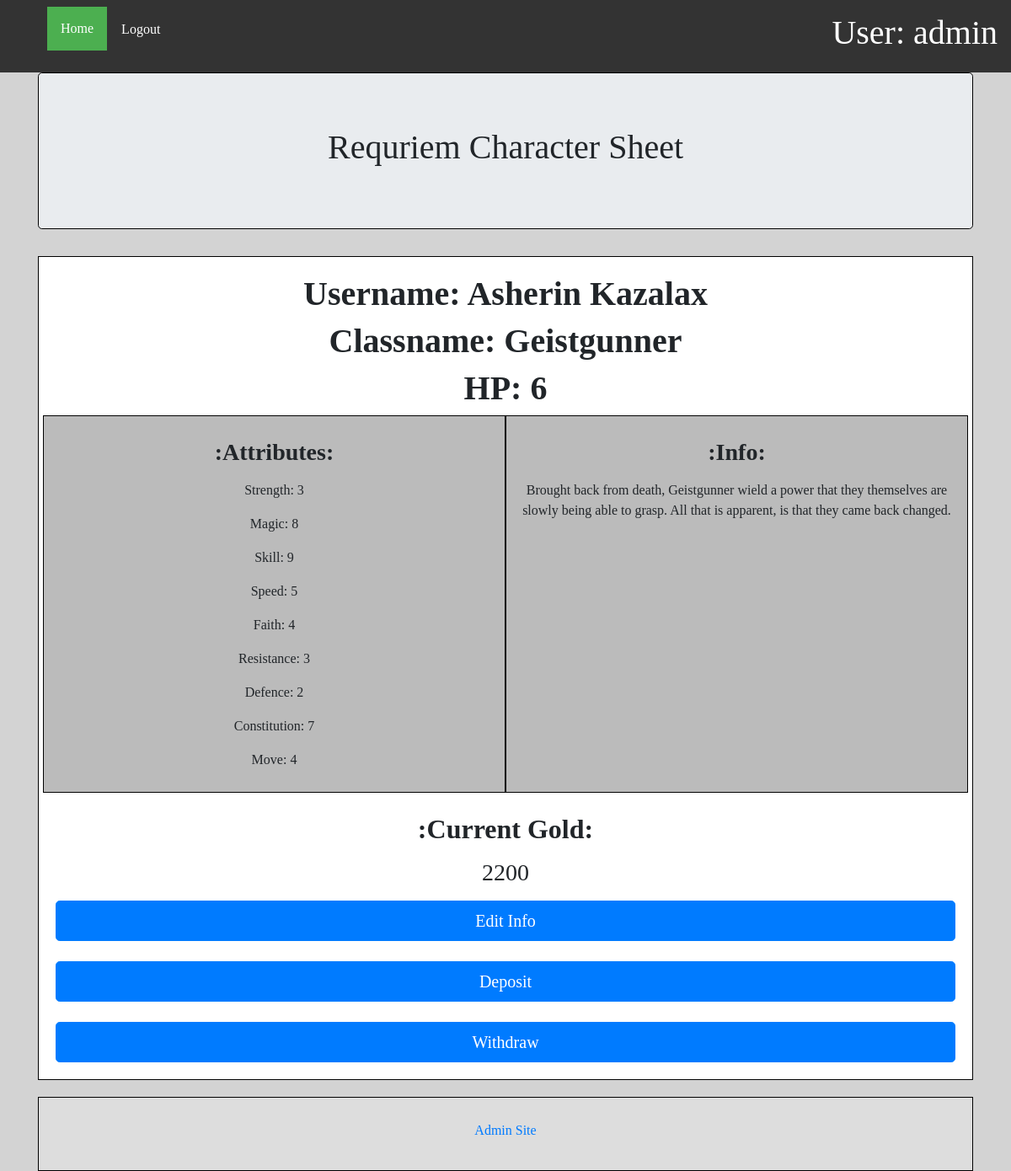
The page /post/26/ (signed in) on the database its author committed.
### StoryApp/models.py (models this page shows, shortened)
class PlayerCharacterModel(models.Model):
    full_name = models.CharField(max_length=50, null=True)
    current_gold = models.IntegerField(default=0,)
    username = models.ForeignKey(User, on_delete=models.SET_NULL, null=True, blank=True,)
    strength = models.IntegerField(default=0)
    magic = models.IntegerField(default=0)
    skill = models.IntegerField(default=0)
    speed = models.IntegerField(default=0)
    faith = models.IntegerField(default=0)
    resistance = models.IntegerField(default=0)
    defence = models.IntegerField(default=0)
    constitution = models.IntegerField(default=0)
    movement = models.IntegerField(default=0)
    classFK = models.ForeignKey(CharacterClassesModel, on_delete=models.SET_NULL, null=True, blank=True)

class CharacterClassesModel(models.Model):
    class_name = models.CharField(max_length=200,)
    hit_points = models.IntegerField(default=0)
    strength = models.IntegerField(default=0)
    magic = models.IntegerField(default=0)
    skill = models.IntegerField(default=0)
    speed = models.IntegerField(default=0)
    faith = models.IntegerField(default=0)
    resistance = models.IntegerField(default=0)
    defence = models.IntegerField(default=0)
    constitution = models.IntegerField(default=0)
    movement = models.IntegerField(default=0, null=True)
    description = models.TextField(max_length=1000,null=True)
    def __str__(self):
        return self.class_name

### StoryApp/views.py (the view)
# urls.py: path('post/<int:pk>/', views.post_detail, name='detail'),
@login_required
def post_detail(request, pk):
    post = get_object_or_404(PlayerCharacterModel, pk=pk)
    classInfo = post.classFK
    context = {'post': post, 'classInfo': classInfo}
    return render(request, 'StoryApp/detail.html', context)

### StoryApp/templates/StoryApp/detail.html (shortened to what this page needs)
{% extends 'StoryApp/base.html' %}
{% block maininfo %}
<div class="post">
    <h1><b>Username: {{ post.full_name }}</b></h1>
    <h1><b>Classname: {{ post.classFK }}</b></h1>
    <h1><b>HP: {{ post.classFK.hit_points }}</b></h1>
    <div class="row">
        <div class="column">
            <p><h3><b>:Attributes:</b></h3></p>
            <p>Strength: {{post.strength}}</p>
            <p>Magic: {{post.magic}}</p>
            <p>Skill: {{post.skill}}</p>
            <p>Speed: {{post.speed}}</p>
            <p>Faith: {{post.faith}}</p>
            <p>Resistance: {{post.resistance}}</p>
            <p>Defence: {{post.defence}}</p>
            <p>Constitution: {{post.constitution}}</p>
            <p>Move: {{post.movement}}</p>
        </div>
        <div class="column">
            <p><h3><b>:Info:</b></h3></p>
            <p>{{post.classFK.description}}</p>
        </div>
    </div>
    <br/>
    <div align="center">
    <div>
    <h2><b>:Current Gold:</b></h2>
        <p><h3>{{post.current_gold}}</h3></p>
    </div>
    </div>
</div>
<div align="center"><b>
    <a class="btn btn-primary btn-lg btn-block" href="">Edit Info</a>
    <br/>
    <a class="btn btn-primary btn-lg btn-block" href="">Deposit</a>
    <br/>
    <a class="btn btn-primary btn-lg btn-block" href="">Withdraw</a>
</b></div>
{% endblock %}
{% block navi %}
<li class="logout" align="right">
    <a href="{% url 'logout' %}" class="btn btn-link">Logout</a>
</li>
{% endblock %}
{% block footer %}
{% if user.is_authenticated %}
{% if user.username == 'admin' %}
<div align="center">
    <footer>
        <h5>
            <a href="{% url 'admin:index' %}" class="btn btn-link" target="_blank">Admin Site</a>
        </h5>
    </footer>
</div>
{% else %}
<h5> || A NightxGamer Website || </h5>
{% endif %}
{% endif %}
{% endblock %}

### StoryApp/templates/StoryApp/base.html (shortened to what this page needs)
{% load static %}
<html lang="en">
<head>
    <link rel="stylesheet" href="{% static 'StoryApp/css/StoryApp.css' %}">
    <link rel="stylesheet" href="{% static 'StoryApp/bootstrap/bootstrap.css' %}">
</head>
<body>
<div class="navbar">
    <ul>
        <li><a class="active" href="{% url 'userindex' %}">Home</a></li>
        {% block navi %}
        {% endblock %}
    </ul>
    <div class="userSignCheck">
        {% if user.is_authenticated %}
        <h1>User: {{ user.get_username }}</h1>
        {% else %}
        <h1>Not Logged IN</h1>
        {% endif %}
    </div>
</div>
<div class="container">
    <div class="jumbotron" align="center">
        <h1>Requriem Character Sheet</h1>
    </div>
    <div class="mainInfo" style="border: black thin solid" align="center">
        {% block maininfo %}
        {% endblock %}
    </div>
    <div class="footer" style="border: black thin solid">
        {% block footer %}
        {% endblock %}
    </div>
</div>
</body>
</html>

### StoryApp/static/StoryApp/css/StoryApp.css (style rules this page uses)
.jumbotron { border: black thin solid; }
.column { float: left; width: 50%; padding: 10px; background-color:#bbb; border: black thin solid; }
.row:after { content: ""; display: table; clear: both; }
.navbar { list-style-type: none; margin: 0; padding: 0; overflow: hidden; background-color: #333; }
.navbar li { list-style-type: none; float: left; }
.userSignCheck { color: white; }
.navbar li a { display: block; color: white; text-align: center; padding: 14px 16px; text-decoration: none; }
.mainInfo { background-color: white; padding: 20px; margin-top: 20px; }
.navbar .active { background-color: #4CAF50; }
.footer { padding: 20px; text-align: center; background: #ddd; margin-top: 20px; }

### StoryApp/templates/StoryApp/base.html (style rules this page uses)
body { background-color: lightgray; font-family: 'Spicy Rice', cursive; }

### rows shown on the page
PlayerCharacterModel: full_name "Asherin Kazalax", classFK "Geistgunner", classFK.hit_points "6", strength "3", magic "8", skill "9", speed "5", faith "4", resistance "3", defence "2", constitution "7", movement "4", classFK.description "Brought back from death, Geistgunner wield a power that they themselves are slowly being able to grasp. All that is apparent, is that they came back changed.", current_gold "2200"

### other values the page prints
{{ user.get_username }} "admin"
